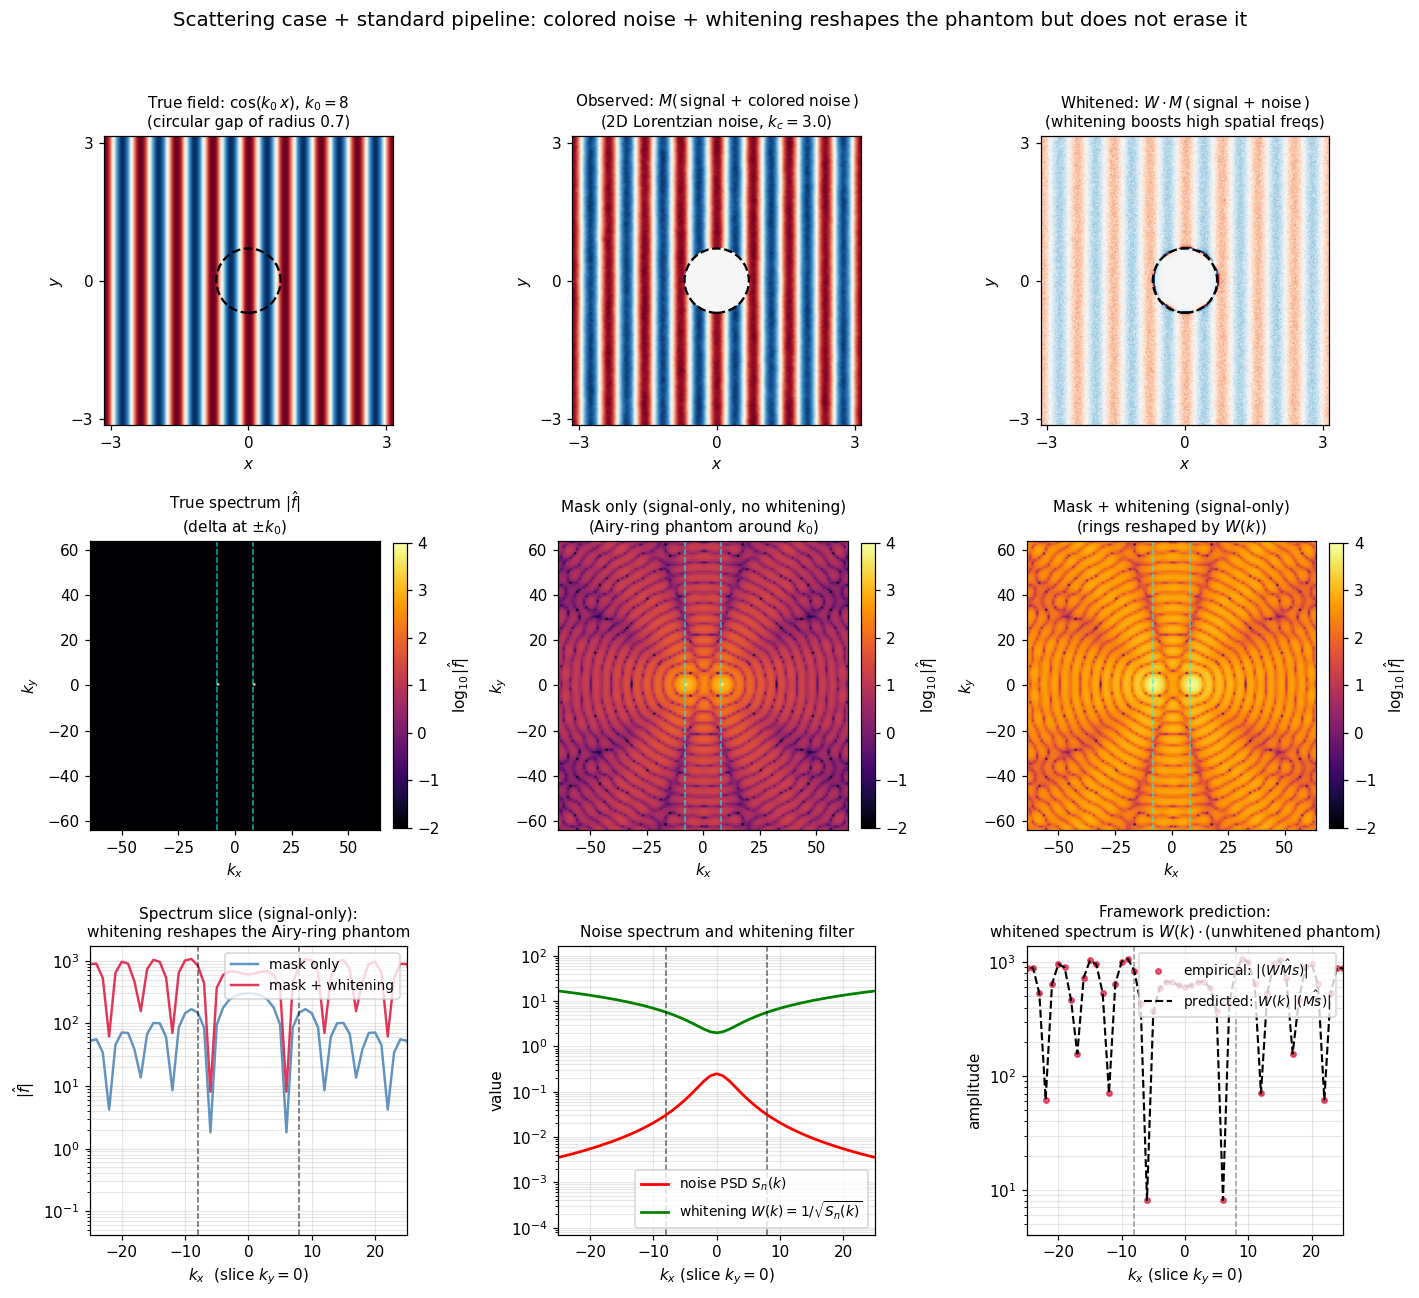

Recreate this plot in Python.
"""
The scattering case from scattering_analogy.ipynb §1, but now with the
standard signal-processing pipeline: colored noise plus whitening.

Setup matches the scattering doc:
    - 2D periodic domain [-pi, pi]^2
    - Plane-wave-like signal cos(k_0 x) with k_0 = 8
    - Circular gap of radius a
    - "Recover the spectrum" = take FFT, look for the peak at k_0

The white-noise pipeline:
    observe y = M (signal + n_white) -> FFT -> spectrum
    Phantom: Airy-ring sidelobes around k_0 (Bessel J_1 envelope from
    the circular mask's 2D FFT).

The standard signal-processing pipeline (what the user is asking about):
    observe y = M (signal + n_colored) -> whiten with W = S_n^{-1/2}
    -> FFT -> spectrum
    Phantom: same Airy rings, but each ring's amplitude reweighted by
    W(k) at that spatial frequency. The whitening filter shapes the
    phantom envelope.

This is what gravitational-wave matched filtering, radar, and
many other detection pipelines actually do. The phantom doesn't
disappear — it gets reshaped by the whitening response.

Output: mf_scattering_whitening.png
"""

import os
import numpy as np
import matplotlib.pyplot as plt
import matplotlib.patheffects as pe
from matplotlib.patches import Circle

OUTPUT_DIR = '/mnt/user-data/outputs'
np.random.seed(42)

def bold_text(ax, x, y, txt, **kw):
    kw.setdefault('fontweight', 'heavy')
    kw.setdefault('color', 'black')
    t = ax.text(x, y, txt, **kw)
    t.set_path_effects([pe.withStroke(linewidth=3, foreground='white')])
    return t

# ============================================================
# 2D SETUP (matches scattering_analogy.ipynb §1)
# ============================================================

N = 256
L = 2 * np.pi
x = np.linspace(-L/2, L/2, N, endpoint=False)
y = np.linspace(-L/2, L/2, N, endpoint=False)
X, Y = np.meshgrid(x, y, indexing='ij')
dx = L / N

# Plane-wave-like signal: cos(k_0 x), real-valued for simplicity
k_0 = 8.0
signal = np.cos(k_0 * X)

# Circular mask (gap), as in the scattering doc
gap_radius = 0.7
in_gap = X**2 + Y**2 < gap_radius**2
M = (~in_gap).astype(float)

# Wavenumber arrays
kx_arr = 2 * np.pi * np.fft.fftfreq(N, d=dx)
ky_arr = 2 * np.pi * np.fft.fftfreq(N, d=dx)
KX, KY = np.meshgrid(kx_arr, ky_arr, indexing='ij')
K_mag = np.sqrt(KX**2 + KY**2)

# Colored noise PSD: 2D Lorentzian with corner k_c — low-spatial-frequency
# dominated, which is typical for realistic measurement noise (e.g., 1/f
# instrument drift in time series, low-frequency atmospheric noise in
# imaging, etc.)
k_c = 3.0  # corner wavenumber: noise is "smooth" on scales > 1/k_c
sigma_n_innov = 0.5
S_n = sigma_n_innov ** 2 * k_c ** 2 / (k_c ** 2 + K_mag ** 2)

# Whitening filter: W(k) = 1 / sqrt(S_n(k))
W_kernel = 1.0 / np.sqrt(S_n)

print(f"Setup:")
print(f"  Domain: {N}x{N} on [-pi,pi]^2, dx = {dx:.4f}")
print(f"  Signal: cos({k_0} x)")
print(f"  Gap: circle of radius {gap_radius}")
print(f"  Noise: 2D Lorentzian, corner k_c = {k_c}")
print(f"  Whitening: W(k) = 1/sqrt(S_n(k))")
print(f"  W(k_0) = {1.0/np.sqrt(sigma_n_innov**2 * k_c**2 / (k_c**2 + k_0**2)):.3f}")
print(f"  Phantom sidelobe spacing: ~ 1/gap_radius = {1/gap_radius:.3f}")

# ============================================================
# RUN BOTH PIPELINES
# ============================================================

# Generate one realization of colored noise (deterministic for reproducibility)
white_noise = sigma_n_innov * np.random.randn(N, N)
n_color = np.real(np.fft.ifft2(np.fft.fft2(white_noise) * np.sqrt(S_n) / sigma_n_innov))
# Note: this gives n_color with PSD = S_n approximately

# (A) White-noise pipeline: y_obs = M * (signal + n_white_amplitude)
#     analyst does NOT whiten (assumes white noise is already flat)
n_white = sigma_n_innov * np.random.randn(N, N)
y_white = M * (signal + n_white)

# (B) Colored-noise + whitening pipeline:
#     y_obs = M * (signal + n_color)
#     analyst whitens: y_w = W * y_obs (assumes the original S_n)
y_color = M * (signal + n_color)
Y_color_fft = np.fft.fft2(y_color)
y_whitened = np.real(np.fft.ifft2(Y_color_fft * W_kernel))

# Spectrum (log-magnitude) for visualization
def spec_log(field):
    F = np.fft.fftshift(np.abs(np.fft.fft2(field)))
    return np.log10(F + 1e-3)

spec_clean = spec_log(signal)
spec_white_pipe = spec_log(y_white)
spec_color_pipe = spec_log(y_whitened)

# Also: the IDEAL scattered field for the noise-free, white-noise case
# (just the masked signal, FFT'd) — gives the canonical Airy ring phantom
spec_signal_only_masked = spec_log(M * signal)

# ============================================================
# FIGURE
# ============================================================

fig, axes = plt.subplots(3, 3, figsize=(13, 12))

# Spatial extent for imshow
spatial_extent = [-L/2, L/2, -L/2, L/2]
# k-space extent (centered)
k_max = np.pi / dx
k_extent = [-k_max, k_max, -k_max, k_max]

# ------ Row 1: spatial views ------
ax = axes[0, 0]
ax.imshow(signal.T, cmap='RdBu_r', vmin=-1, vmax=1, origin='lower',
          extent=spatial_extent)
ax.add_patch(Circle((0, 0), gap_radius, fill=False, edgecolor='black',
                     linewidth=1.5, linestyle='--'))
ax.set_title(rf'True field: $\cos(k_0\,x)$, $k_0={int(k_0)}$' '\n'
             f'(circular gap of radius {gap_radius})', fontsize=10)
ax.set_xticks([-3, 0, 3]); ax.set_yticks([-3, 0, 3])
ax.set_xlabel('$x$'); ax.set_ylabel('$y$')

ax = axes[0, 1]
vmax = np.abs(y_color).max()
ax.imshow(y_color.T, cmap='RdBu_r', vmin=-vmax, vmax=vmax, origin='lower',
          extent=spatial_extent)
ax.add_patch(Circle((0, 0), gap_radius, fill=False, edgecolor='black',
                     linewidth=1.5, linestyle='--'))
ax.set_title('Observed: $M(\\,$signal $+$ colored noise$\\,)$\n'
             f'(2D Lorentzian noise, $k_c={k_c}$)', fontsize=10)
ax.set_xticks([-3, 0, 3]); ax.set_yticks([-3, 0, 3])
ax.set_xlabel('$x$'); ax.set_ylabel('$y$')

ax = axes[0, 2]
vmax = np.abs(y_whitened).max() * 0.5
ax.imshow(y_whitened.T, cmap='RdBu_r', vmin=-vmax, vmax=vmax, origin='lower',
          extent=spatial_extent)
ax.add_patch(Circle((0, 0), gap_radius, fill=False, edgecolor='black',
                     linewidth=1.5, linestyle='--'))
ax.set_title('Whitened: $W \\cdot M\\,(\\,$signal $+$ noise$\\,)$\n'
             '(whitening boosts high spatial freqs)', fontsize=10)
ax.set_xticks([-3, 0, 3]); ax.set_yticks([-3, 0, 3])
ax.set_xlabel('$x$'); ax.set_ylabel('$y$')

# ------ Row 2: spectra (signal-only, both pipelines) ------
# Use signal-only spectra (no noise) to show the phantom shape clearly
spec_clean_zoomed = spec_log(signal)
spec_masked_signal = spec_log(M * signal)
spec_masked_whitened_signal = spec_log(np.real(np.fft.ifft2(
    np.fft.fft2(M * signal) * W_kernel)))

# Zoom around k_0 for clarity
zoom_pix = N // 4
center_idx = N // 2
zoom_slice = slice(center_idx - zoom_pix, center_idx + zoom_pix)

# k-space extent for the zoom
k_zoom_max = k_max * zoom_pix / (N // 2)
k_zoom_extent = [-k_zoom_max, k_zoom_max, -k_zoom_max, k_zoom_max]

ax = axes[1, 0]
img = ax.imshow(spec_clean_zoomed[zoom_slice, zoom_slice].T,
                cmap='inferno', origin='lower',
                extent=k_zoom_extent, aspect='auto', vmin=-2, vmax=4)
ax.set_title('True spectrum $|\\hat{f}|$\n(delta at $\\pm k_0$)', fontsize=10)
ax.set_xlabel('$k_x$'); ax.set_ylabel('$k_y$')
ax.axvline(k_0, color='cyan', linestyle='--', linewidth=1, alpha=0.7)
ax.axvline(-k_0, color='cyan', linestyle='--', linewidth=1, alpha=0.7)
plt.colorbar(img, ax=ax, fraction=0.045, pad=0.04, label=r'$\log_{10}|\hat{f}|$')

ax = axes[1, 1]
img = ax.imshow(spec_masked_signal[zoom_slice, zoom_slice].T,
                cmap='inferno', origin='lower',
                extent=k_zoom_extent, aspect='auto', vmin=-2, vmax=4)
ax.set_title('Mask only (signal-only, no whitening)\n'
             '(Airy-ring phantom around $k_0$)', fontsize=10)
ax.set_xlabel('$k_x$'); ax.set_ylabel('$k_y$')
ax.axvline(k_0, color='cyan', linestyle='--', linewidth=1, alpha=0.7)
ax.axvline(-k_0, color='cyan', linestyle='--', linewidth=1, alpha=0.7)
plt.colorbar(img, ax=ax, fraction=0.045, pad=0.04, label=r'$\log_{10}|\hat{f}|$')

ax = axes[1, 2]
img = ax.imshow(spec_masked_whitened_signal[zoom_slice, zoom_slice].T,
                cmap='inferno', origin='lower',
                extent=k_zoom_extent, aspect='auto', vmin=-2, vmax=4)
ax.set_title('Mask + whitening (signal-only)\n'
             '(rings reshaped by $W(k)$)', fontsize=10)
ax.set_xlabel('$k_x$'); ax.set_ylabel('$k_y$')
ax.axvline(k_0, color='cyan', linestyle='--', linewidth=1, alpha=0.7)
ax.axvline(-k_0, color='cyan', linestyle='--', linewidth=1, alpha=0.7)
plt.colorbar(img, ax=ax, fraction=0.045, pad=0.04, label=r'$\log_{10}|\hat{f}|$')

# ------ Row 3: 1D radial slices through k_y = 0 + the framework prediction ------
# Take a slice through k_y = 0 to see the ring structure as a 1D curve
ky_zero_idx = N // 2
kx_centered = np.fft.fftshift(kx_arr)

# 1D slices of the three signal-only spectra
# (using signal-only — no noise — to isolate the phantom shape)
amp_clean = np.fft.fftshift(np.abs(np.fft.fft2(signal)))[ky_zero_idx, :]
amp_masked = np.fft.fftshift(np.abs(np.fft.fft2(M * signal)))[ky_zero_idx, :]
amp_masked_whitened = np.fft.fftshift(np.abs(
    np.fft.fft2(np.real(np.fft.ifft2(np.fft.fft2(M * signal) * W_kernel)))
))[ky_zero_idx, :]

# Predicted reshaping: amp_masked_whitened = W(k) * amp_masked
# (verification of the framework prediction)
W_slice = np.fft.fftshift(W_kernel)[ky_zero_idx, :]
amp_predicted = W_slice * amp_masked

# Panel: amplitude on log scale with all three curves
ax = axes[2, 0]
ax.semilogy(kx_centered, amp_masked + 1e-3,
            color='steelblue', linewidth=1.6, alpha=0.85,
            label='mask only')
ax.semilogy(kx_centered, amp_masked_whitened + 1e-3,
            color='crimson', linewidth=1.6, alpha=0.85,
            label='mask + whitening')
ax.axvline(k_0, color='black', linestyle='--', linewidth=1, alpha=0.6)
ax.axvline(-k_0, color='black', linestyle='--', linewidth=1, alpha=0.6)
ax.set_xlabel('$k_x$  (slice $k_y = 0$)')
ax.set_ylabel(r'$|\hat{f}|$')
ax.set_title('Spectrum slice (signal-only):\n'
             'whitening reshapes the Airy-ring phantom', fontsize=10)
ax.set_xlim(-25, 25)
ax.legend(loc='upper right', fontsize=9)
ax.grid(alpha=0.3, which='both')

# Panel: noise PSD and whitening filter (1D radial profile)
ax = axes[2, 1]
S_n_slice = np.fft.fftshift(S_n)[ky_zero_idx, :]
ax.semilogy(kx_centered, S_n_slice, color='red', linewidth=1.8,
            label=r'noise PSD $S_n(k)$')
ax.semilogy(kx_centered, W_slice, color='green', linewidth=1.8,
            label=r'whitening $W(k) = 1/\sqrt{S_n(k)}$')
ax.axvline(k_0, color='black', linestyle='--', linewidth=1, alpha=0.6)
ax.axvline(-k_0, color='black', linestyle='--', linewidth=1, alpha=0.6)
ax.set_xlabel('$k_x$ (slice $k_y = 0$)')
ax.set_ylabel('value')
ax.set_title('Noise spectrum and whitening filter', fontsize=10)
ax.set_xlim(-25, 25)
ax.legend(loc='lower right', fontsize=9)
ax.grid(alpha=0.3, which='both')

# Panel: empirical-vs-predicted reshaping
ax = axes[2, 2]
mask_for_plot = amp_masked > 0.05
ax.semilogy(kx_centered[mask_for_plot],
            amp_masked_whitened[mask_for_plot] + 1e-6,
            'o', color='crimson', markersize=3.5, alpha=0.7,
            label='empirical: $|\\hat{(WMs)}|$')
ax.semilogy(kx_centered[mask_for_plot],
            amp_predicted[mask_for_plot] + 1e-6,
            color='black', linewidth=1.4, linestyle='--',
            label='predicted: $W(k)\\,|\\hat{(Ms)}|$')
ax.axvline(k_0, color='black', linestyle='--', linewidth=1, alpha=0.4)
ax.axvline(-k_0, color='black', linestyle='--', linewidth=1, alpha=0.4)
ax.set_xlabel('$k_x$ (slice $k_y = 0$)')
ax.set_ylabel(r'amplitude')
ax.set_title('Framework prediction:\n'
             'whitened spectrum is $W(k)\\cdot$(unwhitened phantom)',
             fontsize=10)
ax.set_xlim(-25, 25)
ax.legend(loc='upper right', fontsize=9)
ax.grid(alpha=0.3, which='both')

plt.suptitle('Scattering case + standard pipeline: '
             'colored noise + whitening reshapes the phantom but does not erase it',
             fontsize=13)
plt.tight_layout(rect=[0, 0, 1, 0.96])
plt.savefig(f'{OUTPUT_DIR}/mf_scattering_whitening.png', dpi=110,
            bbox_inches='tight')
plt.close()
print(f"\nSaved {OUTPUT_DIR}/mf_scattering_whitening.png")

# Verification: how well does W(k)*amp_masked match amp_masked_whitened?
relative_error = np.abs(amp_predicted - amp_masked_whitened) / (
    np.abs(amp_masked_whitened) + 1e-6)
# Restrict to indices where the masked amplitude is significant
significant = amp_masked > 0.5
mean_rel_err = float(relative_error[significant].mean())
max_rel_err = float(relative_error[significant].max())
print(f"\nVerification: predicted W(k)*|hat(Ms)| vs empirical |hat(WMs)|")
print(f"  Mean relative error (where significant): {mean_rel_err:.4e}")
print(f"  Max  relative error (where significant): {max_rel_err:.4e}")
